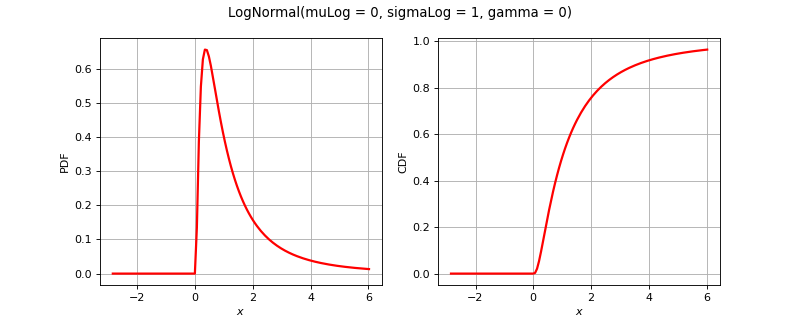

Reproduce this figure in Python.
import openturns as ot
from matplotlib import pyplot as plt
from openturns.viewer import View
title = None
if ot.LogNormal().__class__.__name__ == 'Bernoulli':
    distribution = ot.Bernoulli(0.7)
elif ot.LogNormal().__class__.__name__ == 'Binomial':
    distribution = ot.Binomial(5, 0.2)
elif ot.LogNormal().__class__.__name__ == 'Hypergeometric':
    distribution = ot.Hypergeometric(10, 4, 7)
elif ot.LogNormal().__class__.__name__ == 'CumulativeDistributionNetwork':
    coll = [ot.Normal(2),ot.Dirichlet([0.5, 1.0, 1.5])]
    distribution = ot.CumulativeDistributionNetwork(coll, ot.BipartiteGraph([[0,1], [0,1]]))
elif ot.LogNormal().__class__.__name__ == 'Histogram':
    distribution = ot.Histogram([-1.0, 0.5, 1.0, 2.0], [0.45, 0.4, 0.15])
elif ot.LogNormal().__class__.__name__ == 'KernelMixture':
    kernel = ot.Uniform()
    sample = ot.Normal().getSample(5)
    bandwith = [1.0]
    distribution = ot.KernelMixture(kernel, bandwith, sample)
elif ot.LogNormal().__class__.__name__ == 'MaximumDistribution':
    coll = [ot.Uniform(2.5, 3.5), ot.LogUniform(1.0, 1.2), ot.Triangular(2.0, 3.0, 4.0)]
    distribution = ot.MaximumDistribution(coll)
elif ot.LogNormal().__class__.__name__ == 'Multinomial':
    distribution = ot.Multinomial(5, [0.2])
elif ot.LogNormal().__class__.__name__ == 'RandomMixture':
    coll = [ot.Triangular(0.0, 1.0, 5.0), ot.Uniform(-2.0, 2.0)]
    weights = [0.8, 0.2]
    cst = 3.0
    distribution = ot.RandomMixture(coll, weights, cst)
elif ot.LogNormal().__class__.__name__ == 'TruncatedDistribution':
    distribution = ot.TruncatedDistribution(ot.Normal(2.0, 1.5), 1.0, 4.0)
elif ot.LogNormal().__class__.__name__ == 'UserDefined':
    distribution = ot.UserDefined([[1.0], [2.0], [3.0]], [0.4, 0.5, 1.0])
elif ot.LogNormal().__class__.__name__ == 'ZipfMandelbrot':
    distribution = ot.ZipfMandelbrot(10, 2.5, 0.3)
elif ot.LogNormal().__class__.__name__ == 'Normal':
    cov = ot.CovarianceMatrix([[1.0, -0.5], [-0.5, 1.0]])
    distribution = ot.Normal([0.0, 0.0], cov)
    title = "Normal dist. with correlation coefficient {}".format(cov[0, 1])
else:
    distribution = ot.LogNormal()

dimension = distribution.getDimension()
if title is None:
    title = str(distribution)[:100].split('\n')[0]
if dimension == 1:
    distribution.setDescription(['$x$'])
    pdf_graph = distribution.drawPDF()
    cdf_graph = distribution.drawCDF()
    fig = plt.figure(figsize=(10, 4))
    pdf_axis = fig.add_subplot(121)
    cdf_axis = fig.add_subplot(122)
    View(pdf_graph, figure=fig, axes=[pdf_axis], add_legend=False)
    View(cdf_graph, figure=fig, axes=[cdf_axis], add_legend=False)
    fig.suptitle(title)
elif dimension == 2:
    grid = ot.GridLayout(1, 2)
    pdf_graph = distribution.drawPDF()
    pdf_graph.setLegends([''])
    cdf_graph = distribution.drawCDF()
    cdf_graph.setLegends([''])
    grid.setGraph(0, 0, pdf_graph)
    grid.setGraph(0, 1, cdf_graph)
    grid.setTitle(title)
    fig = View(grid).getFigure()
    fig.axes[0].set_title('PDF')
    fig.axes[1].set_title('CDF')
